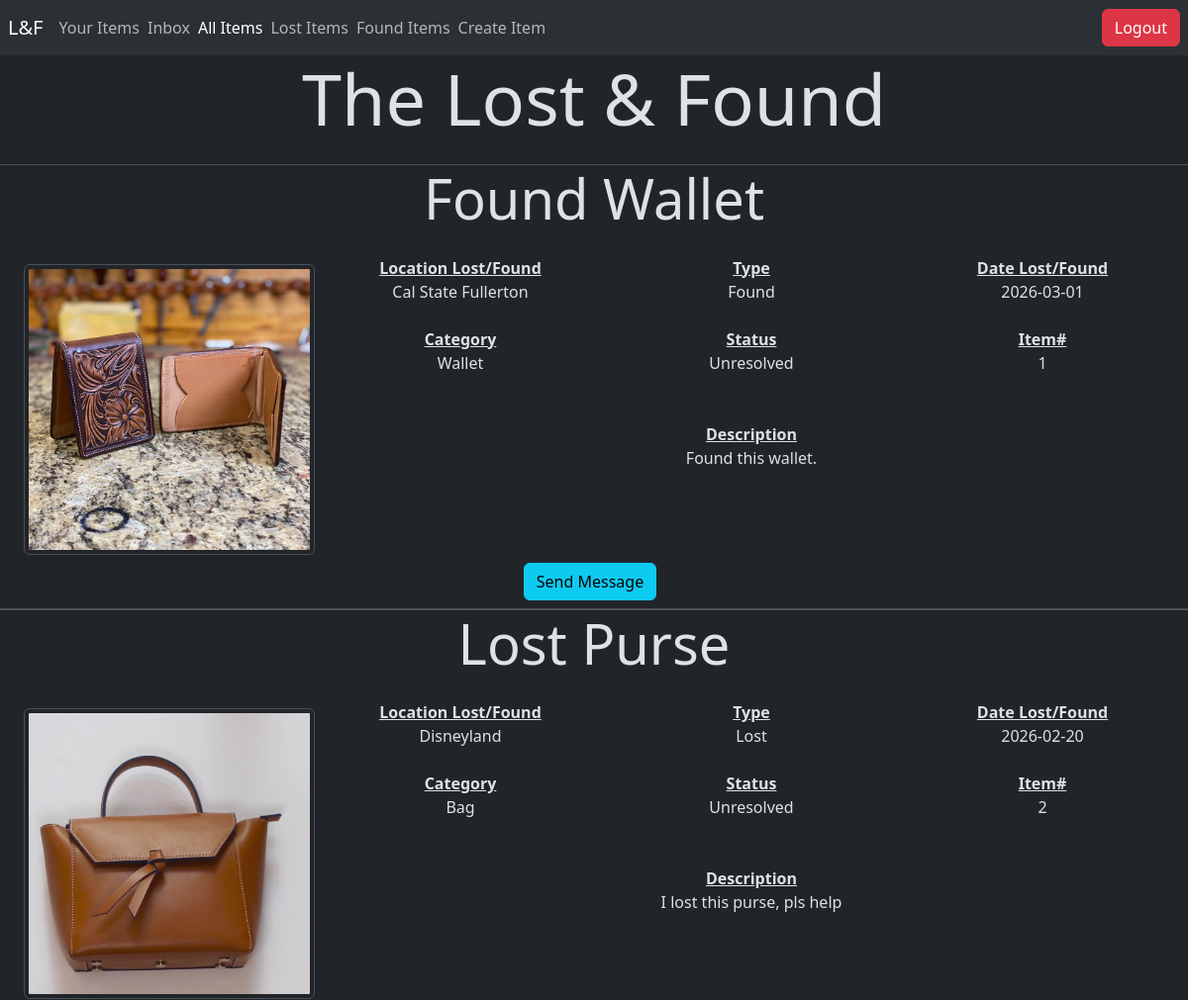
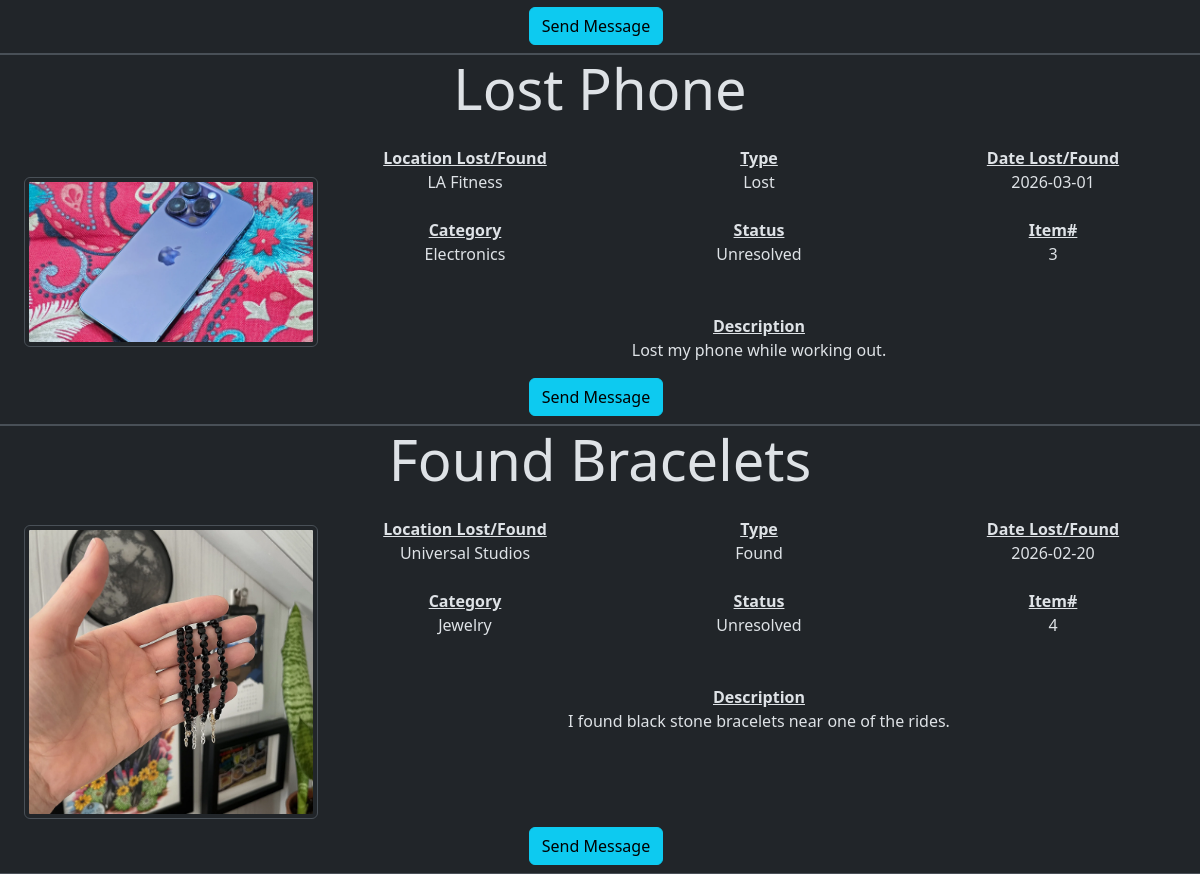
/view_items.php, run on the app's committed database (2 pictures, top to bottom).
### tables this page shows
CREATE TABLE ITEM (
    Item_id INT AUTO_INCREMENT,
    Inserted_at TIMESTAMP NOT NULL,
    Location VARCHAR(50) NOT NULL,
    Description VARCHAR(250) NOT NULL,
    Title VARCHAR(50) NOT NULL, 
    Type VARCHAR(20) NOT NULL,
    Category VARCHAR(20) NOT NULL,
    Status VARCHAR(20) NOT NULL,
    Date DATE NOT NULL,
    Img VARCHAR(225) NOT NULL,
    User_id INT NOT NULL,

    PRIMARY KEY (Item_id),
    FOREIGN KEY (User_id) REFERENCES USER (User_id)
);

### view_items.php (the view, shortened to what this page needs)
<?php
include("connect.php");
$user_id = $_SESSION["User_id"];
$sql = "
select Item.*, User.Email
from Item
join User
on Item.User_id = User.User_id
where Item.Status='Unresolved';
";
$items = $conn->query($sql);
?>
<!doctype html>
<html lang="en" class="h-100" data-bs-theme="dark">
    <head>
        <link href="https://cdn.jsdelivr.net/npm/bootstrap@5.3.8/dist/css/bootstrap.min.css" rel="stylesheet">
    </head>
    <nav class="navbar bg-body-tertiary">
            <a class="navbar-brand ms-2" href="#">L&F</a>
                <ul class="navbar-nav me-auto flex-row d-flex">
                    <li class="nav-item me-2">
                        <a class="nav-link" href="user_items.php">Your Items</a>
                    </li>
                    <li class="nav-item me-2">
                        <a class="nav-link" href="view_conversations.php">Inbox</a>
                    </li>
                    <li class="nav-item me-2">
                        <a class="nav-link active" href="#">All Items</a>
                    </li>
                    <li class="nav-item me-2">
                        <a class="nav-link" href="lost_items.php">Lost Items</a>
                    </li>
                    <li class="nav-item me-2">
                        <a class="nav-link" href="found_items.php">Found Items</a>
                    </li>
                    <li class="nav-item me-2">
                        <a class="nav-link" href="item_submission.php">Create Item</a>
                    </li>
                </ul>
            <a href="logout.php">
                <button class="btn btn-danger me-2" type="button">Logout</button>
            </a>
    </nav>
    <body>
        <h1 class="display-2 text-center mb-4">The Lost & Found</h1>
        <?php while($row = $items->fetch_assoc()) {
            ?>
            <div class="border-bottom border-top">
                <h1 class="display-4 text-center mb-4"><?php echo $row['Title']; ?></h1>
                <div class="d-flex justify-content-evenly text-center text-break">
                    <div class="w-25 d-flex align-items-center flex-column justify-content-center ms-4">
                        <img src="<?php echo $row['Img']; ?>" class="img-thumbnail mb-2 mt-2 rounded">
                    </div>
                    <div class="w-75 d-flex flex-column">
                        <div class="d-flex justify-content-evenly w-100">
                            <div class="w-100">
                                <b class="text-decoration-underline">Location Lost/Found</b><br>
                                <p><?php echo $row['Location']; ?></p>
                            </div>
                            <div class="w-100">
                                <b class="text-decoration-underline">Type</b><br>
                                <p><?php echo $row['Type']; ?></p>
                            </div>
                            <div class="w-100">
                                <b class="text-decoration-underline">Date Lost/Found</b><br>
                                <p><?php echo $row['Date']; ?></p>
                            </div>
                        </div>
                        <div class="d-flex justify-content-evenly w-100 mt-2 mb-2">
                            <div class="w-100">
                                <b class="text-decoration-underline">Category</b><br>
                                <p><?php echo $row['Category']; ?></p>
                            </div>
                            <div class="w-100">
                                <b class="text-decoration-underline">Status</b><br>
                                <p><?php echo $row['Status']; ?></p>
                            </div>
                            <div class="w-100">
                                <b class="text-decoration-underline">Item#</b><br>
                                <p><?php echo $row['Item_id']; ?></p>
                            </div>
                        </div>
                        <div class="w-100 mt-4">
                            <b class="text-decoration-underline">Description</b><br>
                            <p><?php echo $row['Description']; ?></p>
                        </div>
                    </div>
                </div>
                <div class="d-flex text-center">
                    <div class="w-100">
                        <?php
                        if($row['User_id']!=$user_id) {
                            echo ("<a href='create_message.php?Recipient=".$row['Email']."&Item_id=".$row['Item_id']."'><button type='button' class='btn btn-info mb-2 me-2'>Send Message</button></a>");
                        }
                        ?>
                    </div>
                </div>
            </div>
        <?php } ?>
    </body>
</html>

### data on the page
item: Title "Found Wallet", Img (picture), Location "Cal State Fullerton", Type "Found", Date "2026-03-01", Category "Wallet", Status "Unresolved", Item_id "1", Description "Found this wallet."
item: Title "Lost Purse", Img (picture), Location "Disneyland", Type "Lost", Date "2026-02-20", Category "Bag", Status "Unresolved", Item_id "2", Description "I lost this purse, pls help"
item: Title "Lost Phone", Img (picture), Location "LA Fitness", Type "Lost", Date "2026-03-01", Category "Electronics", Status "Unresolved", Item_id "3", Description "Lost my phone while working out."
item: Title "Found Bracelets", Img (picture), Location "Universal Studios", Type "Found", Date "2026-02-20", Category "Jewelry", Status "Unresolved", Item_id "4", Description "I found black stone bracelets near one of the rides."
